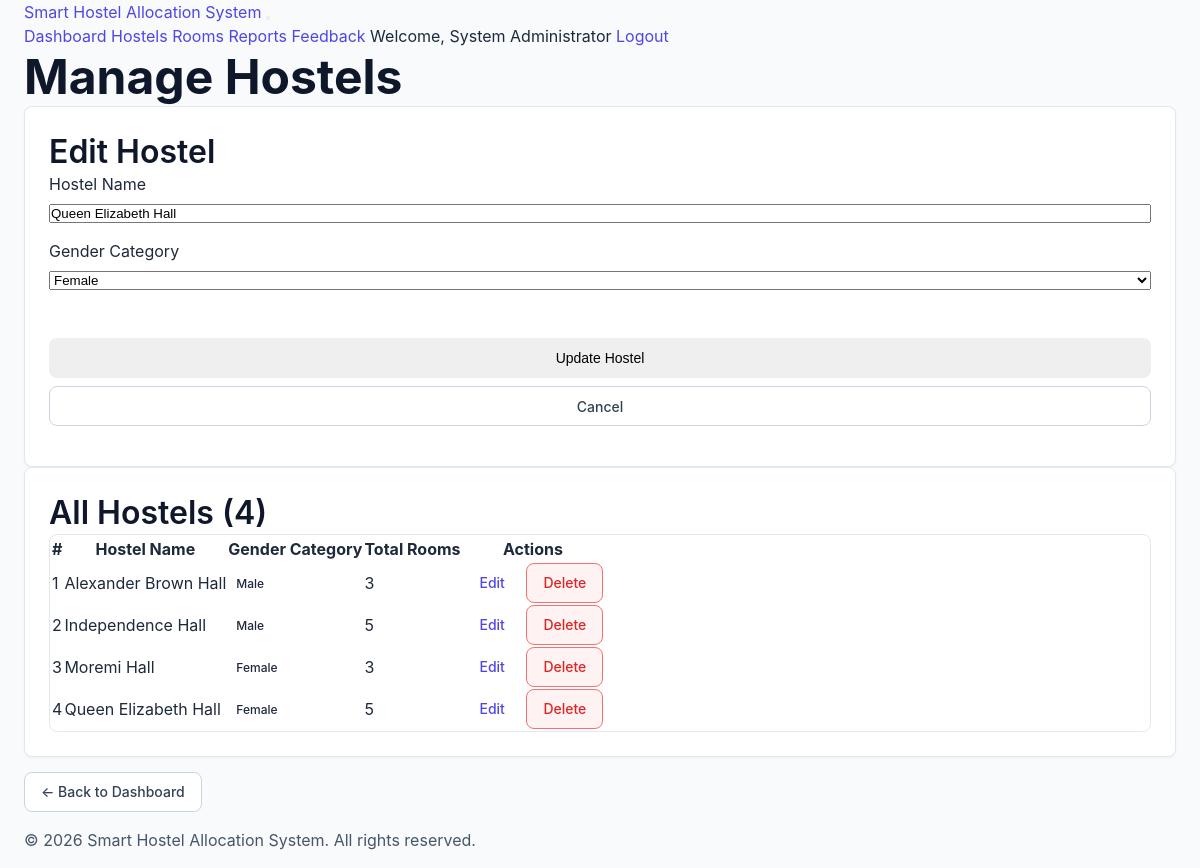
Screenshot of /old_php_version/admin/manage_hostels.php?edit=2 (signed in) with the database file from the repository.
### tables this page shows
CREATE TABLE IF NOT EXISTS hostels (
    hostel_id INT AUTO_INCREMENT PRIMARY KEY,
    hostel_name VARCHAR(100) NOT NULL,
    gender_category ENUM('Male', 'Female') NOT NULL,
    total_rooms INT NOT NULL DEFAULT 0,
    created_at DATETIME DEFAULT CURRENT_TIMESTAMP
);

### old_php_version/includes/functions.php (called while the page is built, shortened)
<?php
require_once __DIR__ . '/config.php';
function getAllHostels() {
    global $conn;
    $query = "SELECT * FROM hostels ORDER BY hostel_name ASC";
    $result = mysqli_query($conn, $query);
    $hostels = [];
    while ($row = mysqli_fetch_assoc($result)) {
        $hostels[] = $row;
    }
    return $hostels;
}
function getHostelById($hostelId) {
    global $conn;
    $hostelId = (int)$hostelId;
    $query = "SELECT * FROM hostels WHERE hostel_id = $hostelId LIMIT 1";
    $result = mysqli_query($conn, $query);
    return ($result && mysqli_num_rows($result) === 1) ? mysqli_fetch_assoc($result) : null;
}
function sanitize($str) {
    return htmlspecialchars($str, ENT_QUOTES, 'UTF-8');
}

### old_php_version/admin/manage_hostels.php (the view, shortened to what this page needs)
<?php
require_once __DIR__ . '/../includes/auth.php';
require_once __DIR__ . '/../includes/functions.php';
$editHostel = null;
if (isset($_GET['edit'])) {
    $editHostel = getHostelById((int)$_GET['edit']);
}
$hostels = getAllHostels();
include __DIR__ . '/../includes/header.php';
?>
<h1 class="page-title">Manage Hostels</h1>
<div class="card">
    <h3><?php echo $editHostel ? 'Edit Hostel' : 'Add New Hostel'; ?></h3>
    <form method="POST" action="" class="form-inline">
        <div class="form-group">
            <label for="hostel_name">Hostel Name</label>
            <input type="text" id="hostel_name" name="hostel_name" required
                   value="<?php echo $editHostel ? sanitize($editHostel['hostel_name']) : ''; ?>"
                   placeholder="e.g., Independence Hall">
        </div>
        <div class="form-group">
            <label for="gender_category">Gender Category</label>
            <select id="gender_category" name="gender_category" required>
                <option value="Female" <?php echo ($editHostel && $editHostel['gender_category'] === 'Female') ? 'selected' : ''; ?>>Female</option>
            </select>
        </div>
        <div class="form-group">
            <label>&nbsp;</label>
            <?php if ($editHostel): ?>
                <button type="submit" name="edit_hostel" class="btn btn-success">Update Hostel</button>
                <a href="<?php echo BASE_URL; ?>/admin/manage_hostels.php" class="btn btn-secondary">Cancel</a>
            <?php else: ?>
                <button type="submit" name="add_hostel" class="btn btn-primary">Add Hostel</button>
            <?php endif; ?>
        </div>
    </form>
</div>
<div class="card">
    <h3>All Hostels (<?php echo count($hostels); ?>)</h3>
    <?php if (empty($hostels)): ?>
        <p>No hostels have been added yet.</p>
    <?php else: ?>
        <div class="table-wrapper">
            <table>
                <thead>
                    <tr>
                        <th>#</th>
                        <th>Hostel Name</th>
                        <th>Gender Category</th>
                        <th>Total Rooms</th>
                        <th>Actions</th>
                    </tr>
                </thead>
                <tbody>
                    <?php foreach ($hostels as $index => $hostel): ?>
                        <tr>
                            <td><?php echo $index + 1; ?></td>
                            <td><?php echo sanitize($hostel['hostel_name']); ?></td>
                            <td><span class="badge <?php echo $hostel['gender_category'] === 'Male' ? 'badge-blue' : 'badge-red'; ?>"><?php echo $hostel['gender_category']; ?></span></td>
                            <td><?php echo $hostel['total_rooms']; ?></td>
                            <td>
                                <a href="?edit=<?php echo $hostel['hostel_id']; ?>" class="btn btn-warning btn-sm">Edit</a>
                                <a href="?delete=<?php echo $hostel['hostel_id']; ?>" class="btn btn-danger btn-sm"
                                   onclick="return confirmDelete('hostel')">Delete</a>
                            </td>
                        </tr>
                    <?php endforeach; ?>
                </tbody>
            </table>
        </div>
    <?php endif; ?>
</div>
<p style="margin-top: 15px;">
    <a href="<?php echo BASE_URL; ?>/admin/dashboard.php" class="btn btn-secondary">← Back to Dashboard</a>
</p>
<footer>
    <p>&copy; <?php echo date('Y'); ?> <?php echo APP_NAME; ?>. All rights reserved.</p>
</footer>
</body>
</html>

### frontend/css/style.css (style rules this page uses)
:root { --primary-50: #eef2ff; --primary-100: #e0e7ff; --primary-200: #c7d2fe; --primary-300: #a5b4fc; --primary-400: #818cf8; --primary-500: #6366f1; --primary-600: #4f46e5; --primary-700: #4338ca; --primary-800: #3730a3; --primary-900: #312e81; --neutral-50: #f8fafc; --neutral-100: #f1f5f9; --neutral-200: #e2e8f0; --neutral-300: #cbd5e1; --neutral-400: #94a3b8; --neutral-500: #64748b; --neutral-600: #475569; --neutral-700: #334155; --neutral-800: #1e293b; --neutral-900: #0f172a; --success-bg: #ecfdf5; --success-border: #34d399; --success-text: #059669; --error-bg: #fef2f2; --error-border: #f87171; --error-text: #dc2626; --warning-bg: #fffbeb; --warning-border: #fcd34d; --warning-text: #d97706; --info-bg: #eff6ff; --info-border: #93c5fd; --info-text: #2563eb; --space-4: 4px; --space-8: 8px; --space-12: 12px; --space-16: 16px; --space-24: 24px; --space-32: 32px; --space-48: 48px; --space-64: 64px; --font-family: 'Inter', -apple-system, BlinkMacSystemFont, "Segoe UI", Roboto, Helvetica, Arial, sans-serif; --text-h1: 48px; --text-h2: 40px; --text-h3: 32px; --text-h4: 24px; --text-h5: 20px; --text-body: 16px; --text-small: 14px; --text-caption: 12px; --radius-sm: 4px; --radius-md: 8px; --radius-lg: 12px; --radius-full: 9999px; --shadow-sm: 0 1px 2px 0 rgba(0, 0, 0, 0.05); --shadow-md: 0 4px 6px -1px rgba(0, 0, 0, 0.1), 0 2px 4px -1px rgba(0, 0, 0, 0.06); --shadow-lg: 0 10px 15px -3px rgba(0, 0, 0, 0.1), 0 4px 6px -2px rgba(0, 0, 0, 0.05); }
*, *::before, *::after { margin: 0; padding: 0; box-sizing: border-box; }
body { font-family: var(--font-family); font-size: var(--text-body); line-height: 1.5; color: var(--neutral-800); background-color: var(--neutral-50); -webkit-font-smoothing: antialiased; }
h1 { font-size: var(--text-h1); line-height: 1.2; font-weight: 700; color: var(--neutral-900); }
h3 { font-size: var(--text-h3); line-height: 1.3; font-weight: 600; color: var(--neutral-900); }
p { font-size: var(--text-body); color: var(--neutral-600); margin-bottom: var(--space-16); }
a { color: var(--primary-600); text-decoration: none; transition: color 0.2s; }
.card { background: #ffffff; border: 1px solid var(--neutral-200); border-radius: var(--radius-md); padding: var(--space-24); box-shadow: var(--shadow-sm); }
.btn { display: inline-flex; align-items: center; justify-content: center; gap: var(--space-8); height: 40px; padding: 0 var(--space-16); font-size: var(--text-small); font-weight: 500; border-radius: var(--radius-md); border: 1px solid transparent; cursor: pointer; transition: all 0.2s; text-decoration: none; white-space: nowrap; }
.btn-secondary { background-color: #ffffff; border-color: var(--neutral-300); color: var(--neutral-700); }
.btn-danger { background-color: var(--error-bg); color: var(--error-text); border-color: var(--error-border); }
.form-group { margin-bottom: var(--space-16); display: flex; flex-direction: column; gap: var(--space-8); }
.table-wrapper { width: 100%; overflow-x: auto; border: 1px solid var(--neutral-200); border-radius: var(--radius-md); background: #ffffff; }
.badge { display: inline-flex; align-items: center; padding: 2px 8px; border-radius: var(--radius-full); font-size: var(--text-caption); font-weight: 500; text-transform: capitalize; }

### rows the page displays
hostels: hostel_name "Queen Elizabeth Hall", gender_category "Female", total_rooms "5"
hostels: hostel_name "Alexander Brown Hall", gender_category "Male", total_rooms "3"
hostels: hostel_name "Independence Hall", gender_category "Male", total_rooms "5"
hostels: hostel_name "Moremi Hall", gender_category "Female", total_rooms "3"

### other values shown
APP_NAME "Smart Hostel Allocation System"
getCurrentUserName() "System Administrator"
count($hostels) "4"
